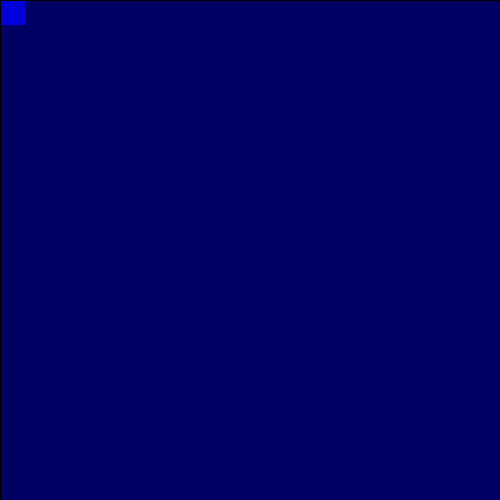
Frame 1 (no input)
Frame 60 (the mouse pressed at the canvas centre just before this capture): identical to frame 1, image omitted
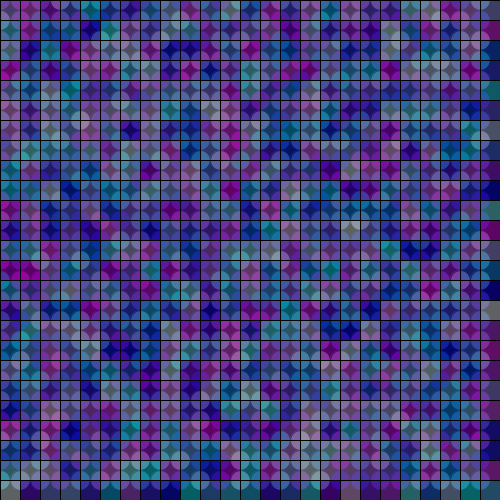
Frame 120 (the mouse held since frame 60 and released just before this capture)

The Processing sketch that drew these frames (run headless with seeded random() and noise(); from frame 60 on, the mouse is pressed at the canvas centre):

// Processing sketch: Day_3_sketch
// ── Day_3_sketch.pde
float row = 25;
float bubbles = pow(row,2);
float size;

void setup() {
  size(500,500);
  size = width/row;
}

void draw() {
  background(0);
   
   if (mouseX >= 250) {
     for (float i=0;i<bubbles;i++) {
   
      float x = (i%row) * size;
      float y = int(i/row) * size;
      
      fill(random(mouseX),random(mouseY),255,100);
      ellipse(x,y,size,size);
     }
     
   }
   if (mouseX < 250) {
     for (int i=0; i<10; i=i+1) {
       fill(mouseY/2,mouseX/2,192);
       rect(mouseX,i*mouseY,25,25);
      
     }
     
   }
   if (mouseY >= 250) {
     for (float i=0;i<bubbles;i++) {
   
       float x = (i%row) * size;
       float y = int(i/row) * size;
    
       fill(random(mouseX),random(mouseY),255,100);
       rect(x,y,size,size);
     }
   }
   if (mouseX < 250 && mouseY < 250) {
     fill(random(mouseX),random(mouseY),255,100);
     rect(0,0,width,height);
   }
}
